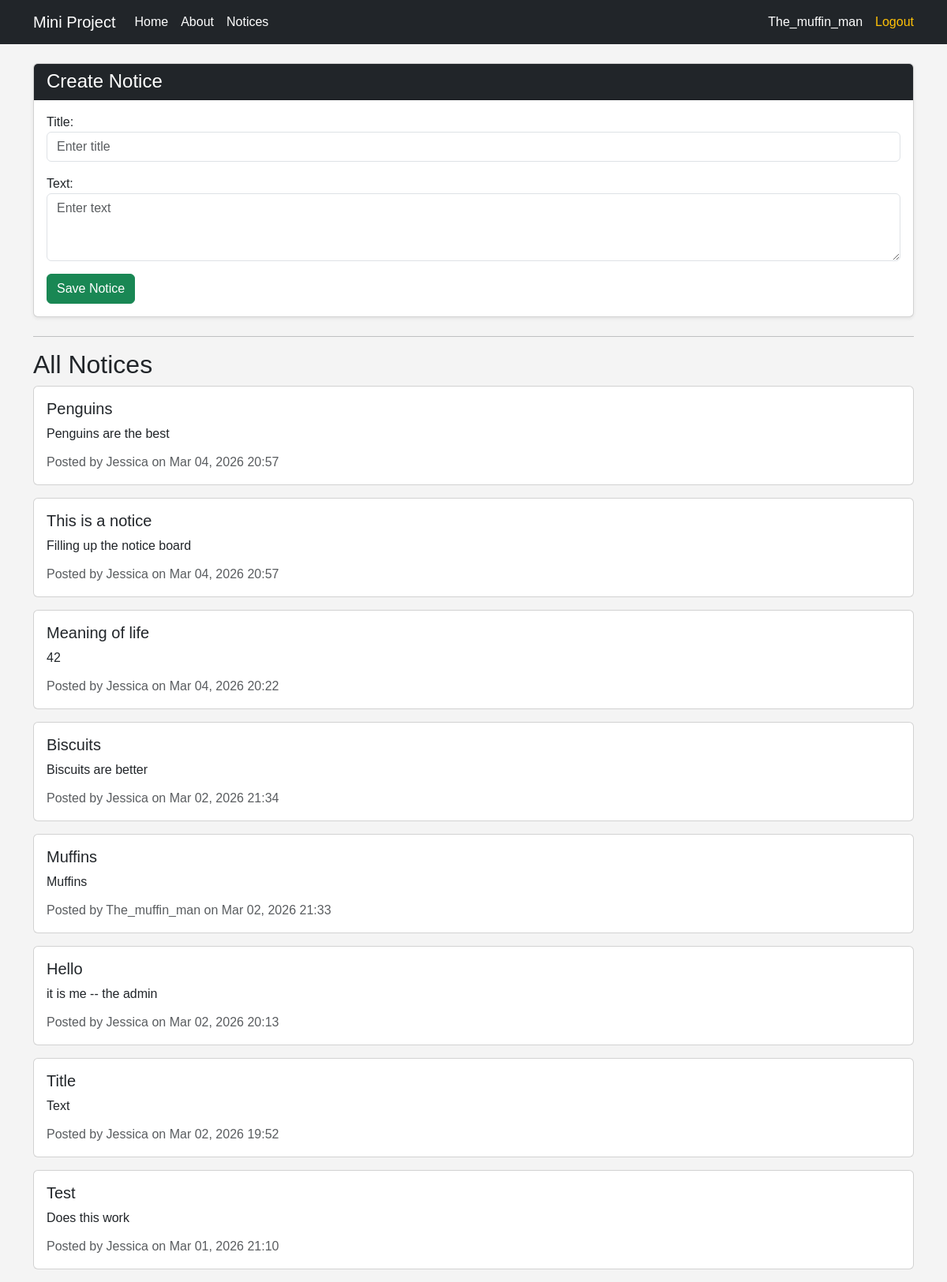
The app's page /notices/ (signed in) with its own data.
### board/models.py (models this page shows, shortened)
class Notice(models.Model):
    user = models.ForeignKey(User, on_delete=models.CASCADE)
    title = models.CharField(max_length=200)
    text = models.TextField()
    created_at = models.DateTimeField(auto_now_add=True)

### board/views.py (the view)
# urls.py: path('notices/', views.notices, name='notices'),
@login_required
def notices(request):
    if request.method == 'POST':
        form = NoticeForm(request.POST)
        if form.is_valid():
            notice = form.save(commit=False)
            notice.user = request.user
            notice.save()
            return redirect('notices')
    else:
        form = NoticeForm()
    all_notices = Notice.objects.all().order_by('-created_at')
    return render(request, 'board/notices.html', {
        'form': form,
        'notices': all_notices
    })

### board/forms.py
class NoticeForm(forms.ModelForm):
    class Meta:
        model = Notice
        fields = ['title', 'text']
        widgets = {
            'title': forms.TextInput(attrs={'class': 'form-control', 'placeholder': 'Enter title'}),
            'text': forms.Textarea(attrs={'class': 'form-control', 'placeholder': 'Enter text', 'rows': 3}),
        }

### Templates/board/notices.html (shortened to what this page needs)
{% extends 'board/base.html' %}
{% block content %}
<div class="card mb-4 shadow-sm">
    <div class="card-header bg-dark text-white">
        <h4 class="mb-0">Create Notice</h4>
    </div>
    <div class="card-body">
        <form method="POST">
            {{ form.as_p }}
            <button type="submit" class="btn btn-success">Save Notice</button>
        </form>
    </div>
</div>
<hr>
<h2>All Notices</h2>
{% for notice in notices %}
    <div class="card mb-3">
        <div class="card-body">
            <h5 class="card-title">{{ notice.title }}</h5>
            <p class="card-text">{{ notice.text }}</p>
            <p class="card-subtitle text-muted">
                Posted by {{ notice.user.username }} on {{ notice.created_at|date:"M d, Y H:i" }}
            </p>
        </div>
    </div>
{% empty %}
    <p>No notices yet.</p>
{% endfor %}
{% endblock %}

### Templates/board/base.html (shortened to what this page needs)
{% load static %}
<!DOCTYPE html>
<html>
<head>
    <link href="https://cdn.jsdelivr.net/npm/bootstrap@5.3.2/dist/css/bootstrap.min.css"
        rel="stylesheet">
    <link rel="stylesheet" href="{% static 'board/style.css' %}">
</head>
<body>
    <nav class="navbar navbar-expand-sm navbar-dark bg-dark">
        <div class="container">
            <div class="d-flex align-items-center">
                <a class="navbar-brand text-white me-4" href="{% url 'home' %}">
                    Mini Project
                </a>
                <a class="nav-link text-white me-3" href="{% url 'home' %}">Home</a>
                <a class="nav-link text-white me-3" href="{% url 'about' %}">About</a>
                <a class="nav-link text-white" href="{% url 'notices' %}">Notices</a>
            </div>
            <div class="d-flex align-items-center ms-auto">
                {% if user.is_authenticated %}
                    <a class="nav-link text-white" href="{% url 'profile' %}">
                        <span class="text-white me-3">
                            {{ user.username }}
                        </span>
                    </a>
                    <form method="post" action="{% url 'logout' %}" class="d-inline">
                        <button type="submit" class="btn btn-link nav-link text-warning p-0">
                            Logout
                        </button>
                    </form>
                {% endif %}
            </div>
        </div>
    </nav>
    <div class="container mt-4">
        {% block content %}
        {% endblock %}
    </div>
</body>
</html>

### board/static/board/style.css (style rules this page uses)
body { background-color: #f4f4f4; font-family: Arial, sans-serif; }

### records on screen
Notice: title "Penguins", text "Penguins are the best", user.username "Jessica", created_at "Mar 04, 2026 20:57"
Notice: title "This is a notice", text "Filling up the notice board", user.username "Jessica", created_at "Mar 04, 2026 20:57"
Notice: title "Meaning of life", text "42", user.username "Jessica", created_at "Mar 04, 2026 20:22"
Notice: title "Biscuits", text "Biscuits are better", user.username "Jessica", created_at "Mar 02, 2026 21:34"
Notice: title "Muffins", text "Muffins", user.username "The_muffin_man", created_at "Mar 02, 2026 21:33"
Notice: title "Hello", text "it is me -- the admin", user.username "Jessica", created_at "Mar 02, 2026 20:13"
Notice: title "Title", text "Text", user.username "Jessica", created_at "Mar 02, 2026 19:52"
Notice: title "Test", text "Does this work", user.username "Jessica", created_at "Mar 01, 2026 21:10"

### other values on screen
{{ user.username }} "The_muffin_man"
